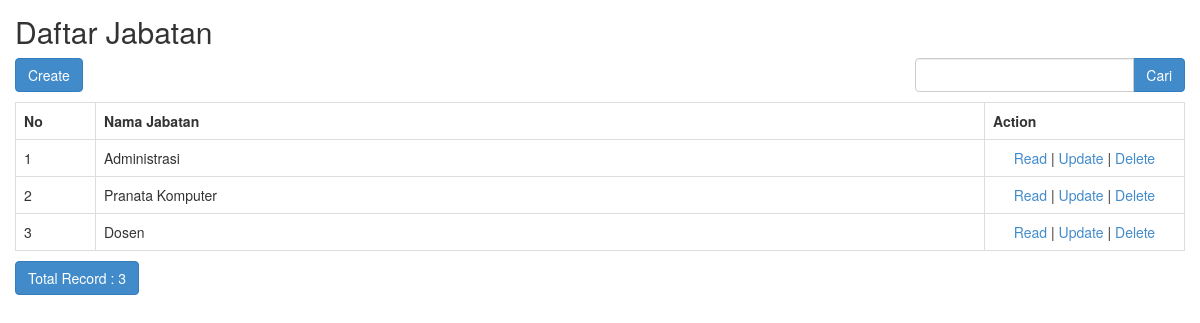
The app's page /index.php/jabatan, older data.
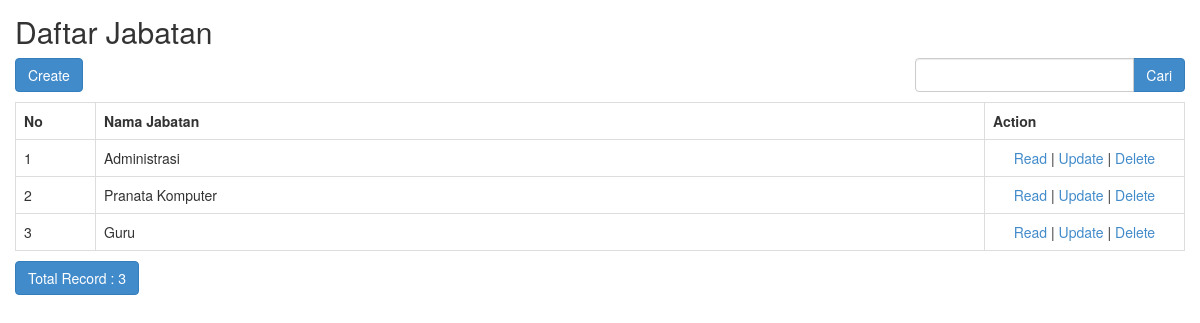
The same page, newer data.
### tables this page shows
CREATE TABLE `jabatan` (
  `id_jabatan` int(11) NOT NULL,
  `nama_jabatan` varchar(255) NOT NULL,
  `created_at` timestamp NOT NULL DEFAULT current_timestamp(),
  `updated_at` timestamp NOT NULL DEFAULT current_timestamp() ON UPDATE current_timestamp(),
  `deleted_at` timestamp NULL DEFAULT NULL
);

### application/controllers/Jabatan.php (called while the page is built, shortened)
<?php
class Jabatan extends CI_Controller
{
	function __construct()
	{
		$this->load->model('Jabatan_model');
		$this->load->library('form_validation');
	}
	public function index()
	{
		$q = urldecode($this->input->get('q', TRUE));
		$start = intval($this->input->get('start'));
		if ($q <> '') {
			$config['base_url'] = base_url() . 'jabatan/index.html?q=' . urlencode($q);
			$config['first_url'] = base_url() . 'jabatan/index.html?q=' . urlencode($q);
		} else {
			$config['base_url'] = base_url() . 'jabatan/index.html';
			$config['first_url'] = base_url() . 'jabatan/index.html';
		}
		$config['per_page'] = 10;
		$config['page_query_string'] = TRUE;
		$config['total_rows'] = $this->Jabatan_model->total_rows($q, TRUE);
		$jabatan = $this->Jabatan_model->get_limit_data($config['per_page'], $start, $q, TRUE);
		$this->load->library('pagination');
		$this->pagination->initialize($config);
		$data = array(
			'jabatan_data' => $jabatan,
			'q' => $q,
			'pagination' => $this->pagination->create_links(),
			'total_rows' => $config['total_rows'],
			'start' => $start,
		);
		$this->load->view('jabatan/jabatan_list', $data);
	}
}

### index.php (called while the page is built, shortened)
<?php
require_once BASEPATH.'core/CodeIgniter.php';

### application/config/config.php (called while the page is built, shortened)
<?php
$config['base_url'] = 'http://localhost/sipreti';
$config['index_page'] = '';
$config['uri_protocol']	= 'REQUEST_URI';
$config['url_suffix'] = '.html';
$config['language']	= 'english';
$config['charset'] = 'UTF-8';
$config['enable_hooks'] = FALSE;
$config['subclass_prefix'] = 'MY_';
$config['composer_autoload'] = FALSE;
$config['permitted_uri_chars'] = 'a-z 0-9~%.:_\-';
$config['enable_query_strings'] = FALSE;
$config['controller_trigger'] = 'c';
$config['function_trigger'] = 'm';
$config['directory_trigger'] = 'd';
$config['allow_get_array'] = TRUE;
$config['log_threshold'] = 0;
$config['log_path'] = '';
$config['log_file_extension'] = '';
$config['log_file_permissions'] = 0644;
$config['log_date_format'] = 'Y-m-d H:i:s';
$config['error_views_path'] = '';
$config['cache_path'] = '';
$config['cache_query_string'] = FALSE;
$config['encryption_key'] = 'randomstring';
$config['sess_driver'] = 'files';
$config['sess_cookie_name'] = 'ci_session';
$config['sess_samesite'] = 'Lax';
$config['sess_expiration'] = 7200;
$config['sess_save_path'] = NULL;
$config['sess_match_ip'] = FALSE;
$config['sess_time_to_update'] = 300;
$config['sess_regenerate_destroy'] = FALSE;
$config['cookie_prefix']	= '';
$config['cookie_domain']	= '';
$config['cookie_path']		= '/';
$config['cookie_secure']	= FALSE;
$config['cookie_httponly'] 	= FALSE;
$config['cookie_samesite'] 	= 'Lax';
$config['standardize_newlines'] = FALSE;
$config['global_xss_filtering'] = TRUE;
$config['csrf_protection'] = FALSE;
$config['csrf_token_name'] = 'csrf_test_name';
$config['csrf_cookie_name'] = 'csrf_cookie_name';
$config['csrf_expire'] = 7200;
$config['csrf_regenerate'] = TRUE;
$config['csrf_exclude_uris'] = array();
$config['compress_output'] = FALSE;
$config['time_reference'] = 'local';
$config['rewrite_short_tags'] = FALSE;
$config['proxy_ips'] = '';

### application/models/Jabatan_model.php (called while the page is built, shortened)
<?php
class Jabatan_model extends CI_Model
{
	public function total_rows($q = NULL, $onlyActive = FALSE)
	{
		$this->db->like('nama_jabatan', $q);
		if ($onlyActive) {
			$this->db->where('(deleted_at IS NULL OR deleted_at = "")');
		}
		return $this->db->count_all_results('jabatan');
	}
	public function get_limit_data($limit, $start = 0, $q = NULL, $onlyActive = FALSE)
	{
		$this->db->like('nama_jabatan', $q);
		if ($onlyActive) {
			$this->db->where('(deleted_at IS NULL OR deleted_at = "")');
		}
		$this->db->limit($limit, $start);
		return $this->db->get('jabatan')->result();
	}
}

### application/views/jabatan/jabatan_list.php (the view, shortened to what this page needs)
<!doctype html>
<html>
    <head>
        <link rel="stylesheet" href="<?php echo base_url('assets/bootstrap/css/bootstrap.min.css') ?>"/>
    </head>
    <body>
        <h2 style="margin-top:0px">Daftar Jabatan</h2>
        <div class="row" style="margin-bottom: 10px">
            <div class="col-md-4">
                <?php echo anchor(site_url('jabatan/create'),'Create', 'class="btn btn-primary"'); ?>
            </div>
            <div class="col-md-4 text-center">
            </div>
            <div class="col-md-1 text-right">
            </div>
            <div class="col-md-3 text-right">
                <form action="<?php echo site_url('jabatan/index'); ?>" class="form-inline" method="get">
                    <div class="input-group">
                        <input type="text" class="form-control" name="q" value="<?php echo $q; ?>">
                        <span class="input-group-btn">
                          <button class="btn btn-primary" type="submit">Cari</button>
                        </span>
                    </div>
                </form>
            </div>
        </div>
        <table class="table table-bordered" style="margin-bottom: 10px">
            <tr>
                <th>No</th>
		<th>Nama Jabatan</th>
		<th>Action</th>
            </tr><?php
            foreach ($jabatan_data as $jabatan)
            {
                ?>
                <tr>
			<td width="80px"><?php echo ++$start ?></td>
			<td><?php echo $jabatan->nama_jabatan ?></td>
			<td style="text-align:center" width="200px">
				<?php
				echo anchor(site_url('jabatan/read/'.$jabatan->id_jabatan),'Read');
				echo ' | ';
				echo anchor(site_url('jabatan/update/'.$jabatan->id_jabatan),'Update');
				echo ' | ';
				echo anchor(site_url('jabatan/delete/'.$jabatan->id_jabatan),'Delete','onclick="javasciprt: return confirm(\'Are You Sure ?\')"');
				?>
			</td>
		</tr>
                <?php
            }
            ?>
        </table>
        <div class="row">
            <div class="col-md-6">
                <a href="#" class="btn btn-primary">Total Record : <?php echo $total_rows ?></a>
	    </div>
            <div class="col-md-6 text-right">
            </div>
        </div>
    </body>
</html>

### application/views/jabatan/jabatan_list.php (style rules this page uses)
body { padding: 15px; }

Row changes from the older to the newer data that the page shows:
no longer on this page (row edited): jabatan: nama_jabatan "Dosen", id_jabatan "Read", id_jabatan "Update", id_jabatan "Delete"
added jabatan: nama_jabatan "Guru", id_jabatan "Read", id_jabatan "Update", id_jabatan "Delete"
